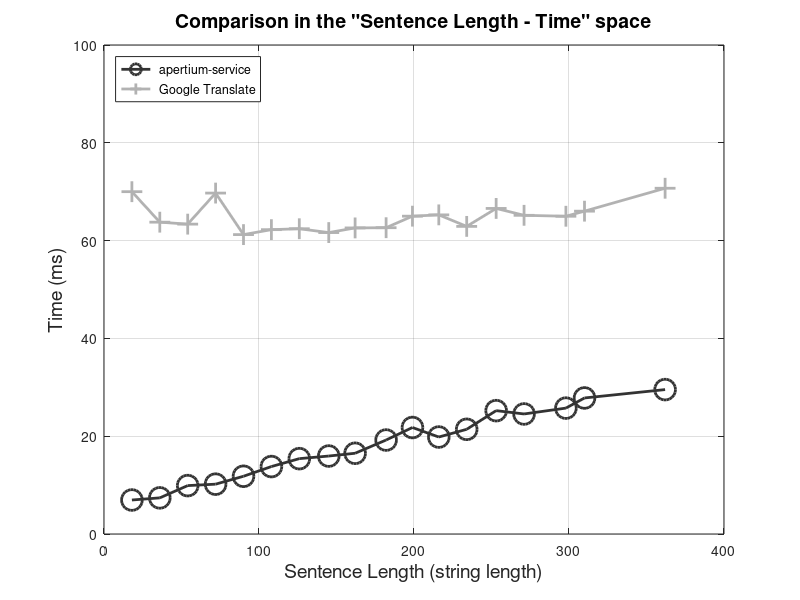

This figure's MATLAB source: (Note: this script raises an error after producing the figure.)
len = [18, 36, 54, 72, 90, 108, 126, 145, 162, 182, 199, 216, 234, 253, 271, 298, 310, 362];
msa = [1780, 1892, 2534, 2609, 3023, 3531, 3945, 4082, 4227, 4920, 5575, 5077, 5481, 6458, 6284, 6591, 7122, 7560] ./ 256;
msg = [17921, 16325, 16222, 17848, 15674, 15933, 15981, 15780, 16024, 16035, 16639, 16707, 16104, 17044, 16684, 16635, 16901, 18101] ./ 256;

threads = [1, 2, 3, 4, 5, 6, 7, 8];
msat = [7416, 3914, 2844, 2802, 3574, 4697, 5178, 5198] ./ 256;
msgt = [16495, 8257, 6001, 4516, 3724, 2817, 2411, 2085] ./ 256;

set(0, "Defaulttextfontsize", 14);

plot(len, msa, '-o; apertium-service;', 'linewidth', 2, 'markersize', 15, 'color', [0.2, 0.2, 0.2],
	len, msg, '-+; Google Translate;', 'linewidth', 2, 'markersize', 15, 'color', [0.7, 0.7, 0.7]);

title ('Comparison in the "Sentence Length - Time" space', 'fontsize', 14);
hx = xlabel ('Sentence Length (string length)', 'fontsize', 14);
hy = ylabel ('Time (ms)', 'fontsize', 14);

set(hx, "fontsize", 14);
set(hy, "fontsize", 14);

legend ('location', 'northwest');
legend ('boxon');

grid ('on');
ylim([0, 100]);

print('lentime.png', '-dpng', '-F:14');

replot;

plot(threads, msat, '-o; apertium-service;', 'linewidth', 2, 'markersize', 15, 'color', [0.2, 0.2, 0.2],
	threads, msgt, '-+; Google Translate;', 'linewidth', 2, 'markersize', 15, 'color', [0.7, 0.7, 0.7]);

title ('Comparison in the "Concurrent Requests - Time" space', 'fontsize', 14);
hx = xlabel ('Concurrent Requests (num)', 'fontsize', 14);
hy = ylabel ('Time (ms)', 'fontsize', 14);

set(hx, "fontsize", 14);
set(hy, "fontsize", 14);

legend ('location', 'northwest');
legend ('boxon');

grid ('on');
ylim([0, 100]);

print('threadstime.png', '-dpng', '-F:14');

replot;
